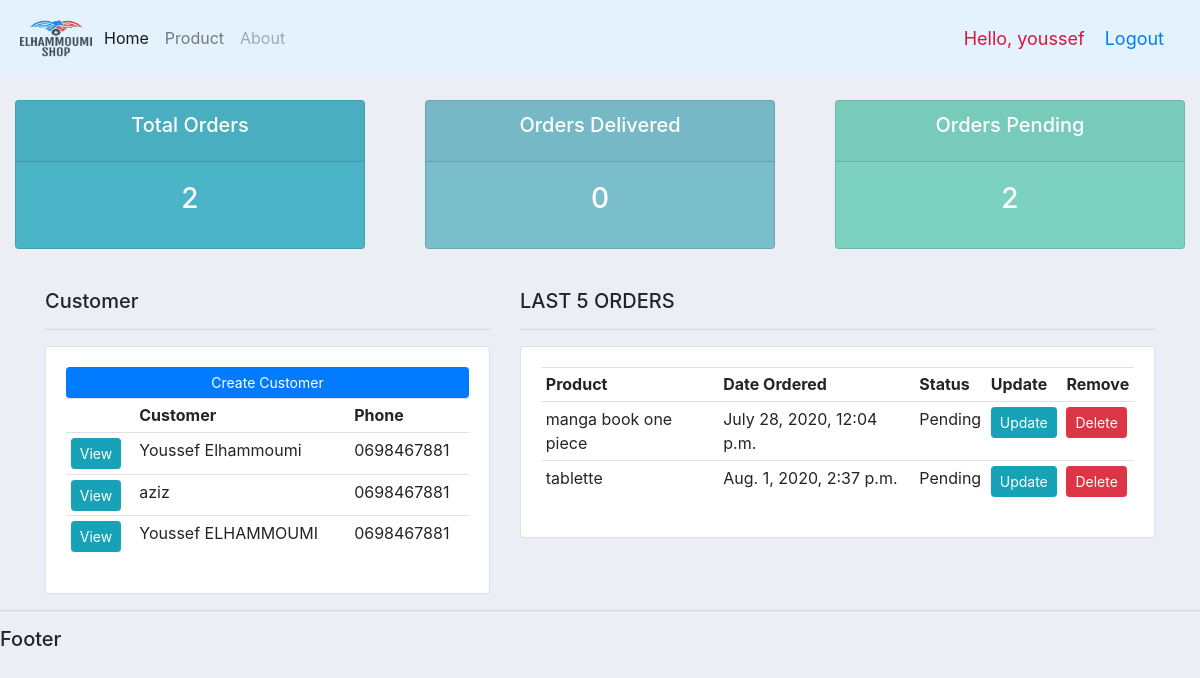
The app's page / (signed in) with its own data.
### account/models.py (models this page shows, shortened)
class Customer(models.Model):
    user = models.OneToOneField(User, null=True, blank=True, on_delete=models.CASCADE)
    name = models.CharField(max_length=200, null=True)
    phone = models.CharField(max_length=200, null=True)
    email = models.CharField(max_length=200, null=True)
    profil_img = models.ImageField(default='profil.png',null=True, blank=True)
    date_created = models.DateTimeField(auto_now_add=True, null=True)

class Order(models.Model):
    STATUS = (
        ('Pending', 'Pending'),
        ('Out for delivery', 'Out for delivery'),
        ('Delivered', 'Delivered'),
    )
    customer = models.ForeignKey(
        Customer, null=True, on_delete=models.SET_NULL)
    product = models.ForeignKey(Product, null=True, on_delete=models.SET_NULL)
    date_created = models.DateTimeField(auto_now_add=True, null=True)
    status = models.CharField(max_length=200, null=True, choices=STATUS)

class Product(models.Model):
    CATEGORY = (
        ('Indoor', 'Indoor'),
        ('Out Door', 'Out Door'),
    )
    name = models.CharField(max_length=200, null=True)
    price = models.FloatField(null=True)
    category = models.CharField(max_length=200, null=True, choices=CATEGORY)
    description = models.CharField(max_length=200, null=True)
    date_created = models.DateTimeField(auto_now_add=True, null=True)
    tags = models.ManyToManyField(Tag)
    def __str__(self):
        return self.name

### account/decorators.py (the view)
    def wrapper_function(request, *args, **kwargs):
        group = None
        if request.user.groups.exists():
            group = request.user.groups.all()[0].name
        if group == 'customer':
            return redirect('pageuser')
        if group == 'admin':
            return view_func(request, *args, **kwargs)

### account/views.py (called while the page is built)
@login_required(login_url='login')
@admin_only
def home(request):
    orders = Order.objects.all()
    customers = Customer.objects.all()
    total_customers = customers.count()
    total_oders = orders.count()
    delivered = orders.filter(status="Delivered").count()
    pending = orders.filter(status="Pending").count()
    context = {'orders': orders, 'customers': customers, 'total_customers': total_customers,
               'total_orders': total_oders, 'delivered': delivered, 'pending': pending}
    return render(request, "Home.html", context)

### account/Templates/Home.html
{% extends 'base.html' %}
{% block content %}
{% include "status.html" %}
<br>
<div class="container">
<div class="row">
  <div class="col-md-5">
    <h5>Customer</h5>
    <hr>
    <div class="card card-body">
      <a class="btn btn-primary btn-sm btn-block" href="">Create Customer</a>
      <table class="table table-sm">
        <tr>
          <th></th>
          <th>Customer</th>
          <th>Phone</th>
        </tr>
      {% for c in customers %}
        <tr>
           <td><a class="btn btn-sm btn-info" href="{% url 'customer' c.id %}">View</a></td>
           <td>{{c.name}}</td>
           <td>{{c.phone}}</td>
        </tr>
      {% endfor %}
      </table>
    </div>
  </div>
  <div class="col-md-7">
    <h5>LAST 5 ORDERS</h5>
    <hr>
    <div class="card card-body">
      <table class="table table-sm">
        <tr>
          <th>Product</th>
          <th>Date Ordered</th>
          <th>Status</th>
          <th>Update</th>
          <th>Remove</th>
        </tr>
        {% for o in orders %}
        <tr>
           <td>{{o.product}}</td>
           <td>{{o.date_created}}</td>
           <td>{{o.status}}</td>
           <td><a class="btn btn-sm btn-info" href="{% url 'updateorder' o.id %}">Update</a></td>
           <td><a class="btn btn-sm btn-danger" href="{% url 'deleteorder' o.id %}">Delete</a></td>
        </tr>
        {% endfor %}
      </table>
    </div>
  </div>
</div>
</div>
{% endblock %}

### account/Templates/base.html (shortened to what this page needs)
<!DOCTYPE html>
{% load static %}
<html lang="en" dir="ltr">
  <head>
    <link
      rel="stylesheet"
      href="https://stackpath.bootstrapcdn.com/bootstrap/4.3.1/css/bootstrap.min.css"
    />
    <link rel="stylesheet" type="text/css" href={% static "css/base.css" %}/>
  </head>
  <body>
    <nav
      class="navbar navbar-expand-lg navbar-light"
      style="background-color: #e3f2fd;"
    >
      <img src={% static "images/logo.png" %} alt="Logo" width="80" height="60">
      <div class="collapse navbar-collapse" id="navbarNav">
        <ul class="navbar-nav">
          {% if request.user.is_staff %}
          <li class="nav-item active">
            <a class="nav-link" href="{% url 'Home' %}"
              >Home <span class="sr-only">(current)</span></a
            >
          </li>
          <li class="nav-item">
            <a class="nav-link" href="{% url 'product' %}">Product</a>
          </li>
          <li class="nav-item">
            <a
              class="nav-link disabled"
              href="#"
              tabindex="-1"
              aria-disabled="true"
              >About</a
            >
          </li>
          {% else %}
          <li class="nav-item">
             <a class="nav-link" href="{% url 'account' %}">Settings</a>
          </li>
          {% endif %}
        </ul>
      </div>
      <span class="go">Hello, {{request.user}} </span>
      <span class="go"><a href="{% url 'logout' %}">Logout</a></span>
    </nav>
    {% block content %} {% endblock content%}
    <hr />
    <h5>Footer</h5>
  </body>
</html>

### account/Templates/status.html
<br>
<div class="row">
  <div class="col">
    <div class="col-md">
      <div class="card text-center text-white mb-3" id="total-orders">
        <div class="card-header">
          <h5 class="card-title">Total Orders</h5>
        </div>
        <div class="card-body">
          <h3 class="card-title">{{total_orders}}</h3>
        </div>
      </div>
    </div>
  </div>
  <div class="col">
    <div class="col-md">
      <div class="card text-center text-white mb-3" id="orders-delivred">
        <div class="card-header">
          <h5 class="card-title">Orders Delivered</h5>
        </div>
        <div class="card-body">
          <h3 class="card-title">{{delivered}}</h3>
        </div>
      </div>
    </div>
  </div>
  <div class="col">
    <div class="col-md">
      <div class="card text-center text-white mb-3" id="orders-pending">
        <div class="card-header">
          <h5 class="card-title">Orders Pending</h5>
        </div>
        <div class="card-body">
          <h3 class="card-title">{{pending}}</h3>
        </div>
      </div>
    </div>
  </div>
</div>

### static/css/base.css (style rules this page uses)
body { background-color: #ebeff5; }
#total-orders { background-color: #4cb4c7; }
#orders-delivred { background-color: #7abecc; }
#orders-pending { background-color: #7CD1C0; }
.go { font-size: 18px; color: crimson; margin-right: 20px; }

### records on screen
Customer: name "Youssef Elhammoumi", phone "0698467881"
Customer: name "aziz", phone "0698467881"
Customer: name "Youssef ELHAMMOUMI", phone "0698467881"
Order: product "manga book one piece", date_created "July 28, 2020, 12:04 p.m.", status "Pending"
Order: product "tablette", date_created "Aug. 1, 2020, 2:37 p.m.", status "Pending"

### other values on screen
{{ request.user }} "youssef"
{{ total_orders }} "2"
{{ delivered }} "0"
{{ pending }} "2"
